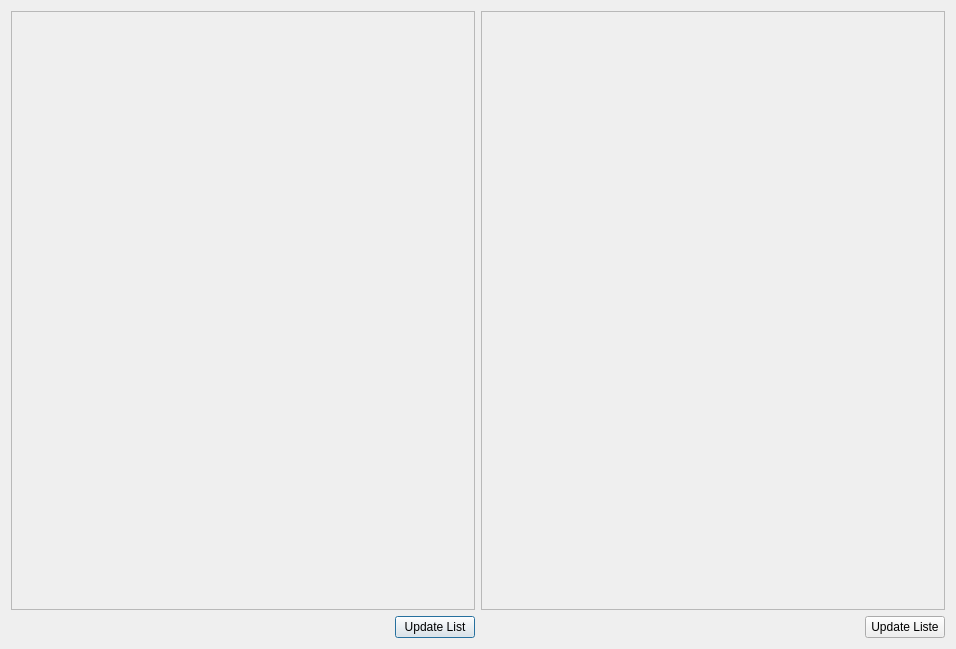
<?xml version="1.0" encoding="UTF-8"?>
<ui version="4.0">
 <class>eventWidget</class>
 <widget class="QDialog" name="eventWidget">
  <property name="windowModality">
   <enum>Qt::WindowModal</enum>
  </property>
  <property name="geometry">
   <rect>
    <x>0</x>
    <y>0</y>
    <width>956</width>
    <height>649</height>
   </rect>
  </property>
  <property name="windowTitle">
   <string>Dialog</string>
  </property>
  <layout class="QHBoxLayout" name="horizontalLayout_2">
   <item>
    <layout class="QVBoxLayout" name="verticalLayout_3">
     <item>
      <widget class="QScrollArea" name="scrollArea">
       <property name="widgetResizable">
        <bool>true</bool>
       </property>
       <widget class="QWidget" name="scrollAreaWidgetContents">
        <property name="geometry">
         <rect>
          <x>0</x>
          <y>0</y>
          <width>462</width>
          <height>596</height>
         </rect>
        </property>
        <layout class="QVBoxLayout" name="verticalLayout">
         <item>
          <layout class="QVBoxLayout" name="triggerLayout">
           <item>
            <spacer name="verticalSpacer">
             <property name="orientation">
              <enum>Qt::Vertical</enum>
             </property>
             <property name="sizeHint" stdset="0">
              <size>
               <width>20</width>
               <height>40</height>
              </size>
             </property>
            </spacer>
           </item>
          </layout>
         </item>
        </layout>
       </widget>
      </widget>
     </item>
     <item>
      <layout class="QHBoxLayout" name="horizontalLayout">
       <item>
        <spacer name="horizontalSpacer">
         <property name="orientation">
          <enum>Qt::Horizontal</enum>
         </property>
         <property name="sizeHint" stdset="0">
          <size>
           <width>40</width>
           <height>20</height>
          </size>
         </property>
        </spacer>
       </item>
       <item>
        <widget class="QPushButton" name="triggerListButton">
         <property name="text">
          <string>Update List</string>
         </property>
        </widget>
       </item>
      </layout>
     </item>
    </layout>
   </item>
   <item>
    <layout class="QVBoxLayout" name="verticalLayout_4">
     <item>
      <widget class="QScrollArea" name="scrollArea_2">
       <property name="widgetResizable">
        <bool>true</bool>
       </property>
       <widget class="QWidget" name="scrollAreaWidgetContents_2">
        <property name="geometry">
         <rect>
          <x>0</x>
          <y>0</y>
          <width>462</width>
          <height>596</height>
         </rect>
        </property>
        <layout class="QVBoxLayout" name="verticalLayout_6">
         <item>
          <layout class="QVBoxLayout" name="eventLayout">
           <item>
            <spacer name="verticalSpacer_2">
             <property name="orientation">
              <enum>Qt::Vertical</enum>
             </property>
             <property name="sizeHint" stdset="0">
              <size>
               <width>20</width>
               <height>40</height>
              </size>
             </property>
            </spacer>
           </item>
          </layout>
         </item>
        </layout>
       </widget>
      </widget>
     </item>
     <item>
      <layout class="QHBoxLayout" name="horizontalLayout_3">
       <item>
        <spacer name="horizontalSpacer_2">
         <property name="orientation">
          <enum>Qt::Horizontal</enum>
         </property>
         <property name="sizeHint" stdset="0">
          <size>
           <width>40</width>
           <height>20</height>
          </size>
         </property>
        </spacer>
       </item>
       <item>
        <widget class="QPushButton" name="updateEventsButton">
         <property name="text">
          <string>Update Liste</string>
         </property>
        </widget>
       </item>
      </layout>
     </item>
    </layout>
   </item>
  </layout>
 </widget>
 <resources/>
 <connections/>
</ui>
